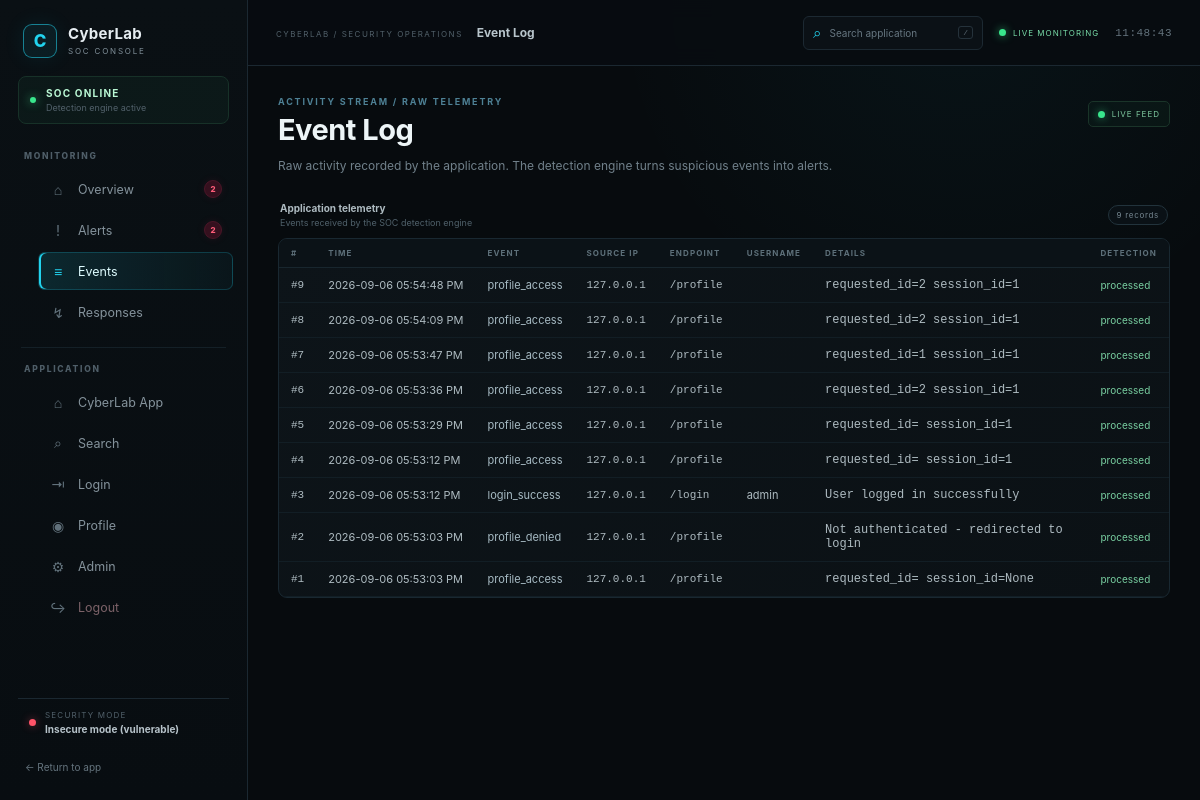
The page /soc/events on the database its author committed.
### tables this page shows
CREATE TABLE events (
            id INTEGER PRIMARY KEY AUTOINCREMENT,
            timestamp TEXT NOT NULL,
            source_ip TEXT,
            event_type TEXT,
            endpoint TEXT,
            username TEXT,
            details TEXT,
            detection_status TEXT DEFAULT 'logged',
            response_status TEXT DEFAULT 'none'
        );

### app.py (the view)
@app.route("/soc/events")
def soc_events():
    return render_template("soc_events.html",
                           events=database.get_recent_events(100))

### app.py (called while the page is built)
def fmt_clock12(value):
    if not value:
        return value
    try:
        dt = datetime.strptime(str(value), "%Y-%m-%d %H:%M:%S")
    except ValueError:
        return value
    return dt.strftime("%Y-%m-%d %I:%M:%S %p")

def secure_mode_enabled():
    return database.get_setting("mode", "insecure") == "secure"

@app.context_processor
def inject_soc_globals():
    secure = secure_mode_enabled()
    return {
        "secure_mode": secure,
        "mode_badge": "Secure mode" if secure else "Insecure mode (vulnerable)",
        "mode_class": "secure" if secure else "insecure",
    }

### database.py (called while the page is built)
def get_db():
    connection = sqlite3.connect(DATABASE)
    connection.row_factory = sqlite3.Row
    return connection

def get_recent_events(limit=50):
    db = get_db()
    rows = db.execute("SELECT * FROM events ORDER BY id DESC LIMIT ?",
                      (limit,)).fetchall()
    db.close()
    return [dict(r) for r in rows]

def get_setting(key, default=None):
    db = get_db()
    row = db.execute("SELECT value FROM settings WHERE key = ?",
                     (key,)).fetchone()
    db.close()
    return row["value"] if row else default

### templates/soc_events.html (shortened to what this page needs)
{% extends "soc_base.html" %}
{% set active_page = 'events' %}
{% block page_label %}Event Log{% endblock %}
{% block content %}
<div class="soc-page-heading">
    <div>
        <div class="eyebrow">ACTIVITY STREAM / RAW TELEMETRY</div>
        <h1>Event Log</h1>
        <p>Raw activity recorded by the application. The detection engine turns suspicious events into alerts.</p>
    </div>
    <div class="heading-status"><span></span> LIVE FEED</div>
</div>
<div class="data-toolbar">
    <div><strong>Application telemetry</strong><span class="toolbar-muted">Events received by the SOC detection engine</span></div>
    <span class="record-badge">{{ events|length }} records</span>
</div>
<div class="soc-panel data-panel">
    <div class="table-scroll">
        <table class="soc-table">
            <thead>
                <tr><th>#</th><th>Time</th><th>Event</th><th>Source IP</th><th>Endpoint</th><th>Username</th><th>Details</th><th>Detection</th></tr>
            </thead>
            <tbody>
            {% for event in events %}
                <tr>
                    <td class="mono muted">#{{ event.id }}</td>
                    <td>{{ event.timestamp|clock12 }}</td>
                    <td><span class="event-type">{{ event.event_type }}</span></td>
                    <td class="mono">{{ event.source_ip }}</td>
                    <td class="mono">{{ event.endpoint }}</td>
                    <td>{{ event.username }}</td>
                    <td class="td-details">{{ event.details }}</td>
                    <td><span class="detection-status">{{ event.detection_status }}</span></td>
                </tr>
            {% else %}
                <tr><td colspan="8" class="empty-state">No events recorded.</td></tr>
            {% endfor %}
            </tbody>
        </table>
    </div>
</div>
{% endblock %}

### templates/soc_base.html (shortened to what this page needs)
<!DOCTYPE html>
<html lang="en">
<head>
    <link rel="stylesheet" href="{{ url_for('static', filename='style.css') }}">
    <link rel="stylesheet" href="{{ url_for('static', filename='soc.css') }}">
    <link rel="stylesheet" href="{{ url_for('static', filename='soc_shell.css') }}">
</head>
<body class="{% block body_class %}soc-page{% endblock %}">
<div class="soc-layout">
    <aside class="soc-sidebar">
        <a class="sidebar-brand" href="/soc">
            <span class="brand-mark">C</span>
            <span class="brand-copy">
                <strong>CyberLab</strong>
                <small>SOC CONSOLE</small>
            </span>
        </a>
        <div class="soc-status-card">
            <span class="status-dot"></span>
            <div>
                <strong>SOC ONLINE</strong>
                <small>Detection engine active</small>
            </div>
        </div>
        <nav class="soc-sidebar-nav">
    <div class="sidebar-section-title">MONITORING</div>
   <a
    href="/soc"
    class="{% if active_page == 'dashboard' %}active{% endif %}"
>
    <span class="nav-icon">⌂</span>
    <span>Overview</span>
    {% if notification_overview > 0 %}
        <span class="soc-notification-badge">
            {{ notification_overview }}
        </span>
    {% endif %}
</a>
    <a
    href="/soc/alerts"
    class="{% if active_page == 'alerts' or active_page == 'alert-detail' %}active{% endif %}"
>
    <span class="nav-icon">!</span>
    <span>Alerts</span>
    {% if notification_alerts > 0 %}
        <span class="soc-notification-badge">
            {{ notification_alerts }}
        </span>
    {% endif %}
</a>
    <a
    href="/soc/events"
    class="{% if active_page == 'events' %}active{% endif %}"
>
    <span class="nav-icon">≡</span>
    <span>Events</span>
</a>
    <a
    href="/soc/responses"
    class="{% if active_page == 'responses' %}active{% endif %}"
>
    <span class="nav-icon">↯</span>
    <span>Responses</span>
</a>
    <div class="sidebar-divider"></div>
    <div class="sidebar-section-title">APPLICATION</div>
    <a href="/"
       class="{% if active_page == 'app' %}active{% endif %}">
        <span class="nav-icon">⌂</span>
        <span>CyberLab App</span>
    </a>
    <a href="/search"
       class="{% if active_page == 'search' %}active{% endif %}">
        <span class="nav-icon">⌕</span>
        <span>Search</span>
    </a>
    <a href="/login"
       class="{% if active_page == 'login' %}active{% endif %}">
        <span class="nav-icon">⇥</span>
        <span>Login</span>
    </a>
    <a href="/profile"
       class="{% if active_page == 'profile' %}active{% endif %}">
        <span class="nav-icon">◉</span>
        <span>Profile</span>
    </a>
    <a href="/admin"
       class="{% if active_page == 'admin' %}active{% endif %}">
        <span class="nav-icon">⚙</span>
        <span>Admin</span>
    </a>
    <a href="/logout"
       class="sidebar-logout">
        <span class="nav-icon">↪</span>
        <span>Logout</span>
    </a>
</nav>
        <div class="sidebar-bottom">
            <div class="sidebar-mode">
                <span class="mode-dot {% if mode_class == 'secure' %}secure{% else %}insecure{% endif %}"></span>
                <div>
                    <small>SECURITY MODE</small>
                    <strong>{{ mode_badge }}</strong>
                </div>
            </div>
            <a class="sidebar-exit" href="/">← Return to app</a>
        </div>
    </aside>
    <section class="soc-main">
        <header class="soc-topbar">
            <div class="topbar-title">
                <span class="topbar-kicker">CYBERLAB / SECURITY OPERATIONS</span>
                <span class="topbar-page">{% block page_label %}SOC Console{% endblock %}</span>
            </div>
            <div class="topbar-tools">
                <a class="top-search" href="/search" aria-label="Open product search">
                    <span>⌕</span>
                    <span>Search application</span>
                    <kbd>/</kbd>
                </a>
                <span class="live-indicator"><i></i> LIVE MONITORING</span>
                <span class="top-clock" id="soc-clock">--:--:--</span>
            </div>
        </header>
        <main class="soc-content">
            {% block content %}{% endblock %}
        </main>
    </section>
</div>
</body>
</html>

### static/style.css (style rules this page uses)
:root { --app-bg: #070b10; --app-surface: #0d131b; --app-surface-2: #111923; --app-border: #1d2a38; --app-border-soft: #16212c; --app-text: #e8eef5; --app-muted: #8795a5; --app-blue: #38bdf8; --app-blue-soft: #0c2637; --app-green: #34d399; --app-green-soft: #0d2b24; --app-red: #f43f5e; --app-red-soft: #35131c; --app-orange: #fb923c; }
* { margin: 0; padding: 0; box-sizing: border-box; }
body { font-family: Inter, "Segoe UI", Arial, sans-serif; background: radial-gradient(circle at 85% 0%, rgba(56,189,248,.055), transparent 28%), linear-gradient(180deg, #080d13 0%, var(--app-bg) 100%); color: var(--app-text); min-height: 100vh; }
nav a { color: #9eacbb; text-decoration: none; margin-left: 24px; font-size: 12px; transition: color .18s ease; }
main { width: 84%; max-width: 1100px; margin: 52px auto 70px; }
h1 { font-size: clamp(27px, 3vw, 34px); letter-spacing: -.7px; margin-bottom: 10px; color: #f8fafc; }
p { color: var(--app-muted); line-height: 1.65; }

### static/soc_shell.css (style rules this page uses)
.sidebar-logout { color: #7c6268 !important; }
.soc-page-heading { display: flex; align-items: flex-start; justify-content: space-between; gap: 25px; margin-bottom: 26px; }
.soc-page-heading h1 { margin: 5px 0 9px; color: #edf5f7; font-size: 29px; font-weight: 700; letter-spacing: -0.5px; }
.soc-page-heading p { max-width: 760px; margin: 0; color: #71818b; font-size: 12px; line-height: 1.65; }
.eyebrow, .panel-kicker { color: #4e8195; font-size: 9px; font-weight: 700; letter-spacing: 1.8px; text-transform: uppercase; }
.status-dot { width: 6px; height: 6px; border-radius: 50%; }
.soc-sidebar-nav > a { position: relative; }
.soc-notification-badge { min-width: 18px; height: 18px; margin-left: auto; padding: 0 5px; box-sizing: border-box; display: inline-flex; align-items: center; justify-content: center; border-radius: 999px; background: #35101e; border: 1px solid #4b1628; color: #ff5d79; font-size: 8px; font-weight: 800; line-height: 1; box-shadow: 0 0 8px rgba(220, 40, 75, 0.10); transition: background 0.15s ease, border-color 0.15s ease, color 0.15s ease, transform 0.15s ease; }

### rows shown on the page
events: id "9", timestamp|clock12 "2026-09-06 05:54:48 PM", event_type "profile_access", source_ip "127.0.0.1", endpoint "/profile", details "requested_id=2 session_id=1", detection_status "processed"
events: id "8", timestamp|clock12 "2026-09-06 05:54:09 PM", event_type "profile_access", source_ip "127.0.0.1", endpoint "/profile", details "requested_id=2 session_id=1", detection_status "processed"
events: id "7", timestamp|clock12 "2026-09-06 05:53:47 PM", event_type "profile_access", source_ip "127.0.0.1", endpoint "/profile", details "requested_id=1 session_id=1", detection_status "processed"
events: id "6", timestamp|clock12 "2026-09-06 05:53:36 PM", event_type "profile_access", source_ip "127.0.0.1", endpoint "/profile", details "requested_id=2 session_id=1", detection_status "processed"
events: id "5", timestamp|clock12 "2026-09-06 05:53:29 PM", event_type "profile_access", source_ip "127.0.0.1", endpoint "/profile", details "requested_id= session_id=1", detection_status "processed"
events: id "4", timestamp|clock12 "2026-09-06 05:53:12 PM", event_type "profile_access", source_ip "127.0.0.1", endpoint "/profile", details "requested_id= session_id=1", detection_status "processed"
events: id "3", timestamp|clock12 "2026-09-06 05:53:12 PM", event_type "login_success", source_ip "127.0.0.1", endpoint "/login", username "admin", details "User logged in successfully", detection_status "processed"
events: id "2", timestamp|clock12 "2026-09-06 05:53:03 PM", event_type "profile_denied", source_ip "127.0.0.1", endpoint "/profile", details "Not authenticated - redirected to login", detection_status "processed"
events: id "1", timestamp|clock12 "2026-09-06 05:53:03 PM", event_type "profile_access", source_ip "127.0.0.1", endpoint "/profile", details "requested_id= session_id=None", detection_status "processed"

### other values the page prints
{{ notification_overview }} "2"
{{ notification_alerts }} "2"
{{ mode_badge }} "Insecure mode (vulnerable)"
{{ events|length }} "9"
